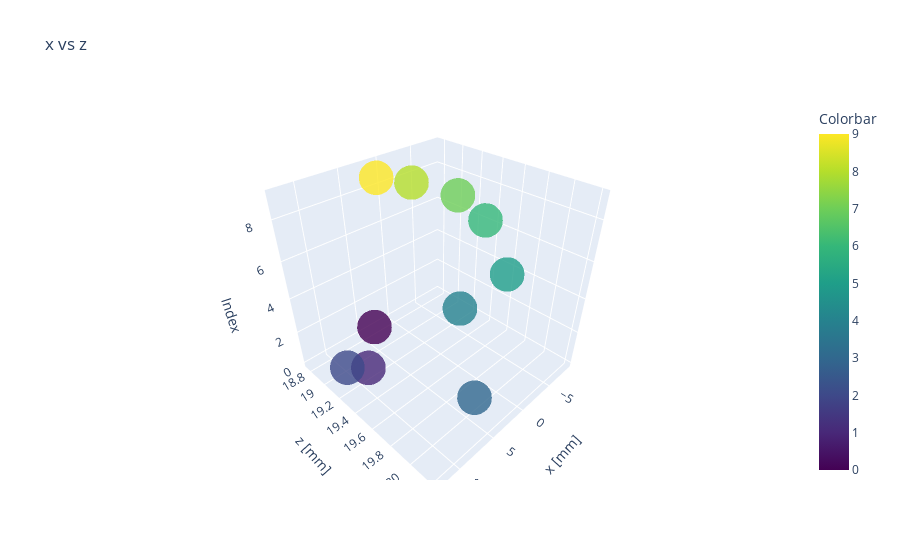

This figure's notebook cell:
### Code cell
a = 0
b = 2

measured2D = go.Scatter3d(x=locpred[:,a], y=locpred[:,b], z=np.array(range(len(locpred[:,a]))), mode='markers', marker=dict(
        size=12,
        color=np.array(range(len(locpred[:,a]))),                # set color to an array/list of desired values
        colorbar=dict(
            title="Colorbar"
        ),
        colorscale='Viridis',   # choose a colorscale
        opacity=0.8
    ))
#calc2D = go.Scatter(x=locact[:,a], y=locact[:,b], mode='markers')
layout = go.Layout(title='x vs z', scene=dict(xaxis_title='x [mm]', yaxis_title='z [mm]', zaxis_title='Index'))
fig2 = go.Figure(data=[measured2D], layout=layout)
fig2.update_yaxes(scaleanchor='x')
fig2.show()

### Figure 1 — Plotly figure (JSON) as saved in the notebook; plotly's stock layout.template omitted (floating-point values rounded to 4 significant figures)
{"data": [{"marker": {"color": [0, 1, 2, 3, 4, 5, 6, 7, 8, 9], "colorbar": {"title": {"text": "Colorbar"}}, "colorscale": [[0, "#440154"], [0.1111, "#482878"], [0.2222, "#3e4989"], [0.3333, "#31688e"], [0.4444, "#26828e"], [0.5556, "#1f9e89"], [0.6667, "#35b779"], [0.7778, "#6ece58"], [0.8889, "#b5de2b"], [1, "#fde725"]], "opacity": 0.8, "size": 12}, "mode": "markers", "type": "scatter3d", "x": [3.007, 9.485, 12.31, 7.715, 1.335, -4.308, -8.733, -7.752, -2.678, 2.828], "y": [18.76, 19.27, 19.3, 20.21, 19.67, 19.78, 19.3, 19.06, 18.89, 18.95], "z": [0, 1, 2, 3, 4, 5, 6, 7, 8, 9]}], "layout": {"scene": {"xaxis": {"title": {"text": "x [mm]"}}, "yaxis": {"title": {"text": "z [mm]"}}, "zaxis": {"title": {"text": "Index"}}}, "title": {"text": "x vs z"}, "yaxis": {"scaleanchor": "x"}}}
